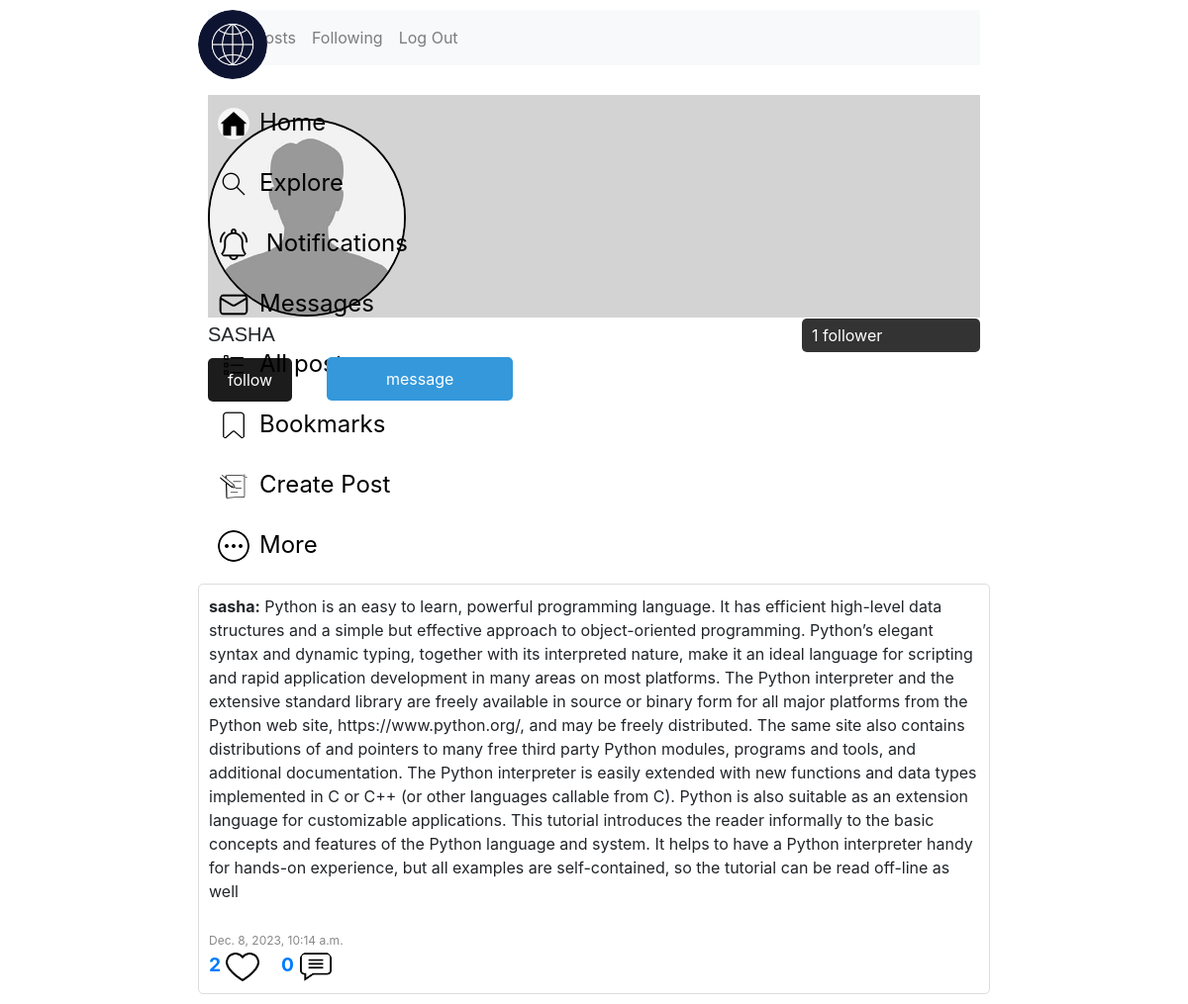
/user_profile/sasha (signed in), run on the app's committed database.
### network/models.py (models this page shows, shortened)
class UserProfile(models.Model):
    user = models.OneToOneField(User, on_delete=models.CASCADE)
    bio = models.TextField(max_length=500, null=True, blank=True)
    birth_date = models.DateField(null=True, blank=True)
    profile_image = models.ImageField(upload_to='profile_images', null=True, blank=True)

class User(AbstractUser):
    following = models.ManyToManyField('self', through='Contact', related_name='followers',
                                        symmetrical=False)
    def get_absolute_url(self):
        return reverse('user_profile', args=[str(self.username)])

class Post(models.Model):
    author = models.ForeignKey(User, on_delete=models.CASCADE)
    text = models.TextField(null=True, blank=True)
    created_at = models.DateTimeField(auto_now_add=True)
    file = models.FileField(upload_to='uploads/', null=True, blank=True, help_text='Choose a file to upload')
    file_media_type = models.CharField(max_length=32, null=True, blank=True)
    tags = TaggableManager(blank=True)
    like = models.ManyToManyField(User, default=None, blank=True, related_name='like')
    class Meta:
        indexes = [
            models.Index(fields=['-created_at']),
        ]
        ordering = ['-created_at']

### network/views.py (the view)
# urls.py: path("user_profile/<slug:slug>", views.user_profile, name="user_profile"),
@login_required
def user_profile(request, slug):
    user = get_object_or_404(User, username=slug)
    posts = Post.objects.filter(author=user)
    profile = get_object_or_404(UserProfile, user=user)
    return render(request, 'network/user_profile.html',
                  {'profile': profile, 'posts': posts})

### network/templates/network/user_profile.html (shortened to what this page needs)
{% extends "network/layout.html" %}
{% load static %}
{% load social_share %}
{% block body %}
<div class="centered">
    <div class="user-profile">
    <br>
    {% if profile.profile_image.url %}
    <div class="image-profile">
        <img src="{{ profile.profile_image.url }}" alt="Image" class="framed-image">
    </div>
    {% endif %}
    <div class="multiline-container">
        <h4>{{ profile.user.username }}</h4>
    </div>
    <p> {% with total_followers=profile.user.followers.count %}
        <div class="total-followers"><span class="total1">{{ total_followers }}</span> follower{{ total_followers|pluralize }}</div>
        {% endwith %}
    </p>
    {% if user.username != profile.user.username %}
        <div class="multiline-container">
        <a href="{% url 'user_follow' %}" data-id="{{ profile.user.id }}"
           data-action="{% if request.user in profile.user.followers.all %}un{% endif %}follow" class="follow">
            {% if request.user not in profile.user.followers.all %}
                <input type="submit" class="user-follow" value="follow" >
            {% else %}
                <input type="submit" class="user-follow" value="unfollow" />
            {% endif %}
        </a>
            <a href="{% url 'chat' profile.user.pk %}">
                <input type="submit" class="message-button" value="message">
            </a>
        </div>
    {% elif user.username == profile.user.username %}
        <div class="multiline-container">
            <a href="{% url 'user_profile_edit' profile.user.username %}">
                <input type="submit" class="update-button" value="Update">
            </a>
        </div>
    {% endif %}
        <br>
    </div>
</div>
    <br>
    {% for post in posts %}
        <div class="post-wrapper">
          <span class="username">{{ profile.user.username }}:</span>
          <span class="text">{{ post.text }}</span>
            <br>
            <br>
          <span class="created-at">{{ post.created_at }}</span>
            <br>
            {% with total_likes=post.like.count users_like=post.like.all %}
              <span class="total">{{ total_likes }}</span>
              <a href="#" data-id="{{ post.id }}" data-action="{% if request.user in users_like %}un{% endif %}like" class="like">
                  {% if request.user not in users_like %}
                       <img src="{% static 'network/img/like.png' %}" alt="image" class="like-icon">
                    {% else %}
                        <img src="{% static 'network/img/unlike.png' %}" alt="image" class="like-icon">
                    {% endif %}
              </a>
          {% endwith %}
            <span class="comments">{{post.comment_set.all.count}}</span>
            <a href="{% url 'post_detail' post.pk %}"><img src="{% static 'network/img/comment.png' %}" alt="image" class="like-icon"> </a>
          <br>
        </div>
        {% empty %}
            <div class="text-container"><p class="styled-text">You haven't created any post yet.</p></div>
    {% endfor %}
{% endblock %}

### network/static/network/css/styles.css (style rules this page uses)
.post-wrapper { width: 800px; margin: 0 auto; margin-bottom: 10px; padding: 10px; border: 1px solid #ddd; border-radius: 5px; }
.post-wrapper .username { font-weight: bold; }
.post-wrapper .text { margin-top: 5px; }
.post-wrapper .created-at { color: #888; font-size: 12px; }
.image-profile { border: 2px solid #000; display: inline-block; border-radius: 100px; width: 200px; height: 200px; overflow: hidden; }
.framed-image { max-width: 100%; }
.centered { width: 800px; margin: 0 auto; margin-bottom: 10px; padding: 10px; }
.user-profile { background-image: linear-gradient(to bottom, #D3D3D3, #D3D3D3 50%, white 50%, white); height: 450px; }
.user-follow { background-color: #1C1C1C; color: white; padding: 10px 20px; border: none; border-radius: 5px; cursor: pointer; margin-top: -50px; }
.message-button { background-color: #3498db; color: white; padding: 10px 60px; border: none; border-radius: 5px; cursor: pointer; margin-left: 120px; position: relative; top: -45px; }
.total-followers { cursor: pointer; margin-left: 600px; margin-top: -50px; background-color: #333; color: white; padding: 5px 10px; border-radius: 5px; }
.like-icon { width: 34px; height: 33px; display: inline-block; border-radius: 35%; font-size: 20px; margin-right: 18px; }
.total { font-weight: bold; color: #007bff; font-size: 1.2em; }
.comments { font-weight: bold; color: #007bff; font-size: 1.2em; }
.multiline-container { display: grid; height: 30px; }
h4 { font-family: 'Arial', sans-serif; font-size: 20px; text-transform: uppercase; }

### data on the page
UserProfile: profile_image (placeholder picture), user.username "SASHA", user.username "sasha"
Post: text "Python is an easy to learn, powerful programming language. It has efficient high-level data structures and a simple but effective approach to object-oriented programming. Python’s elegant syntax and dynamic typing, together with its interpreted nature, make it an ideal language for scripting and rapid application development in many areas on most platforms. The Python interpreter and the extensive standard library are freely available in source or binary form for all major platforms from the Python web site, https://www.python.org/, and may be freely distributed. The same site also contains distributions of and pointers to many free third party Python modules, programs and tools, and…", created_at "Dec. 8, 2023, 10:14 a.m.", like.count "2", comment_set.all.count "0"

### other printed values
{{ total_followers }} "1"
